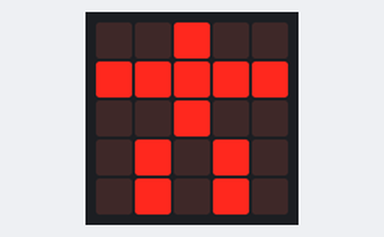
Recording of a program running on a simulated BBC micro:bit (MakeCode). Parts: the board's 5×5 LED display.

Above: at 0.2 s.
At 0.6 s:
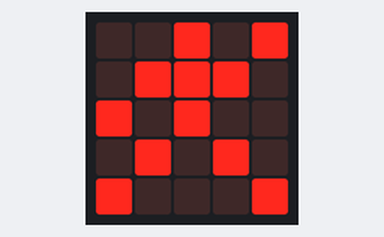
At 1.41 s:
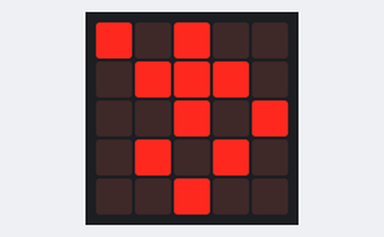

Measured:
- by itself, everything shown: repeats every 1.6 s, in 4 steps
- what the display in image 1 shows lasts 0.4 s, from 0.4 s to 0.8 s

The program:

main.ts
```typescript
basic.forever(function () {
    basic.showLeds(`
        . . # . .
        # # # # #
        . . # . .
        . # . # .
        . # . # .
        `)
    basic.showLeds(`
        . . # . #
        . # # # .
        # . # . .
        . # . # .
        # . . . #
        `)
    basic.showLeds(`
        . . # . .
        # # # # #
        . . # . .
        . # . # .
        . # . # .
        `)
    basic.showLeds(`
        # . # . .
        . # # # .
        . . # . #
        . # . # .
        . . # . .
        `)
})
```

test.ts
```typescript
// οι δοκιμές πηγαίνουν εδώ, δεν θα γίνει εκτέλεση όταν αυτό το πακέτο χρησιμοποιηθεί ως επέκταση.
```
